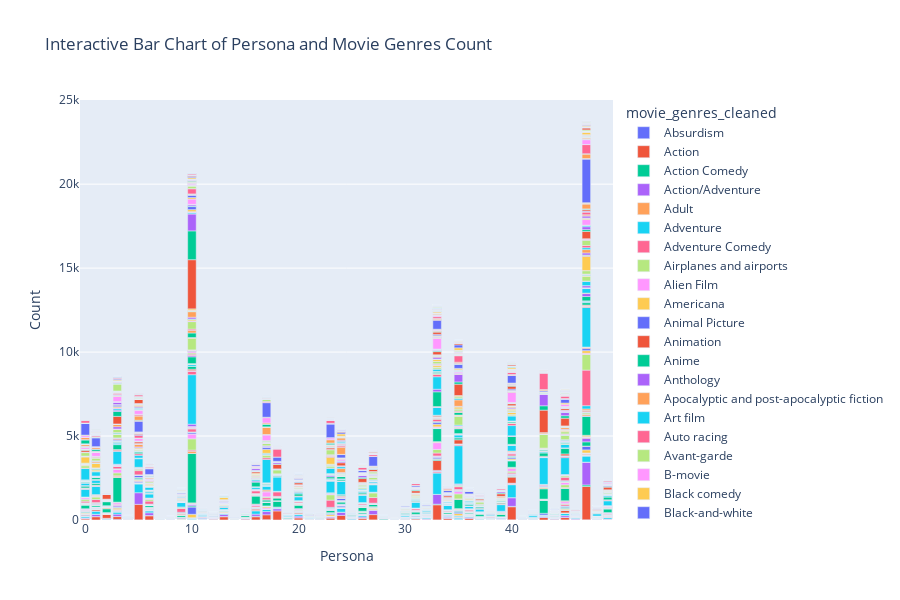

Source (notebook cell):
### Code cell
# Interactive Bar Chart of Persona and Movie Genres Count

# Create an interactive histogram
fig = px.bar(persona_genre_counts, x='persona_code', y='count', color='movie_genres_cleaned',
             title='Interactive Bar Chart of Persona and Movie Genres Count')

# Sort by the number of occurrences of persona
fig.update_layout(
    xaxis_title='Persona',
    yaxis_title='Count',
    xaxis={'categoryorder': 'total descending'},
    height=600
)

fig.show()

# Specify the full path for saving the HTML file
save_path = '../generated/html/persona_genre_mapping.html'

# Save the figure as an HTML file
fig.write_html(save_path)
